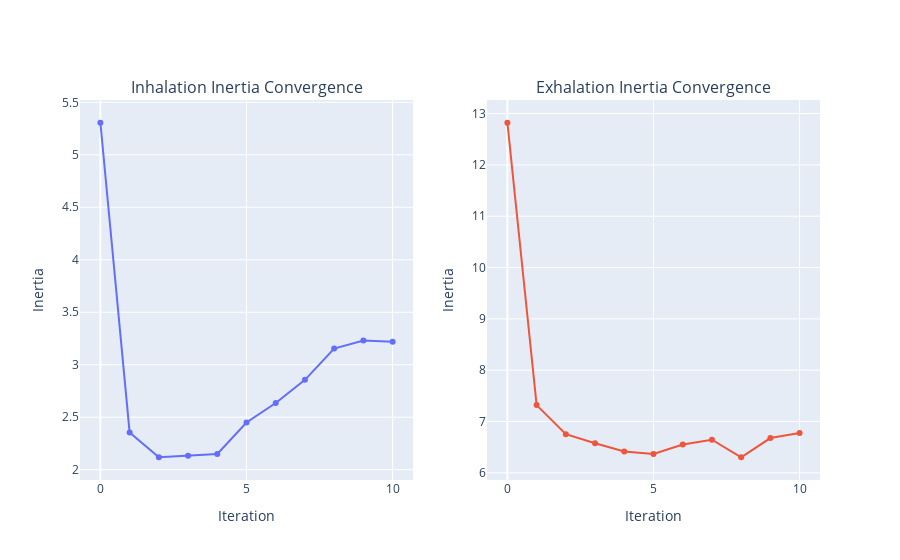

Here is the notebook cell this chart was saved with:
### Code cell
pipe.plot_intertia()

### Figure 1 — Plotly figure (JSON) as saved in the notebook; plotly's stock layout.template omitted (floating-point values rounded to 4 significant figures)
{"data": [{"type": "scatter", "xaxis": "x", "y": [5.305, 2.355, 2.119, 2.134, 2.15, 2.45, 2.635, 2.856, 3.154, 3.231, 3.219], "yaxis": "y"}, {"type": "scatter", "xaxis": "x2", "y": [12.82, 7.32, 6.753, 6.576, 6.416, 6.367, 6.553, 6.645, 6.304, 6.678, 6.778], "yaxis": "y2"}], "layout": {"annotations": [{"font": {"size": 16}, "showarrow": false, "text": "Inhalation Inertia Convergence", "x": 0.225, "xanchor": "center", "xref": "paper", "y": 1, "yanchor": "bottom", "yref": "paper"}, {"font": {"size": 16}, "showarrow": false, "text": "Exhalation Inertia Convergence", "x": 0.775, "xanchor": "center", "xref": "paper", "y": 1, "yanchor": "bottom", "yref": "paper"}], "showlegend": false, "xaxis": {"anchor": "y", "domain": [0, 0.45], "title": {"text": "Iteration"}}, "xaxis2": {"anchor": "y2", "domain": [0.55, 1], "title": {"text": "Iteration"}}, "yaxis": {"anchor": "x", "domain": [0, 1], "title": {"text": "Inertia"}}, "yaxis2": {"anchor": "x2", "domain": [0, 1], "title": {"text": "Inertia"}}}}
